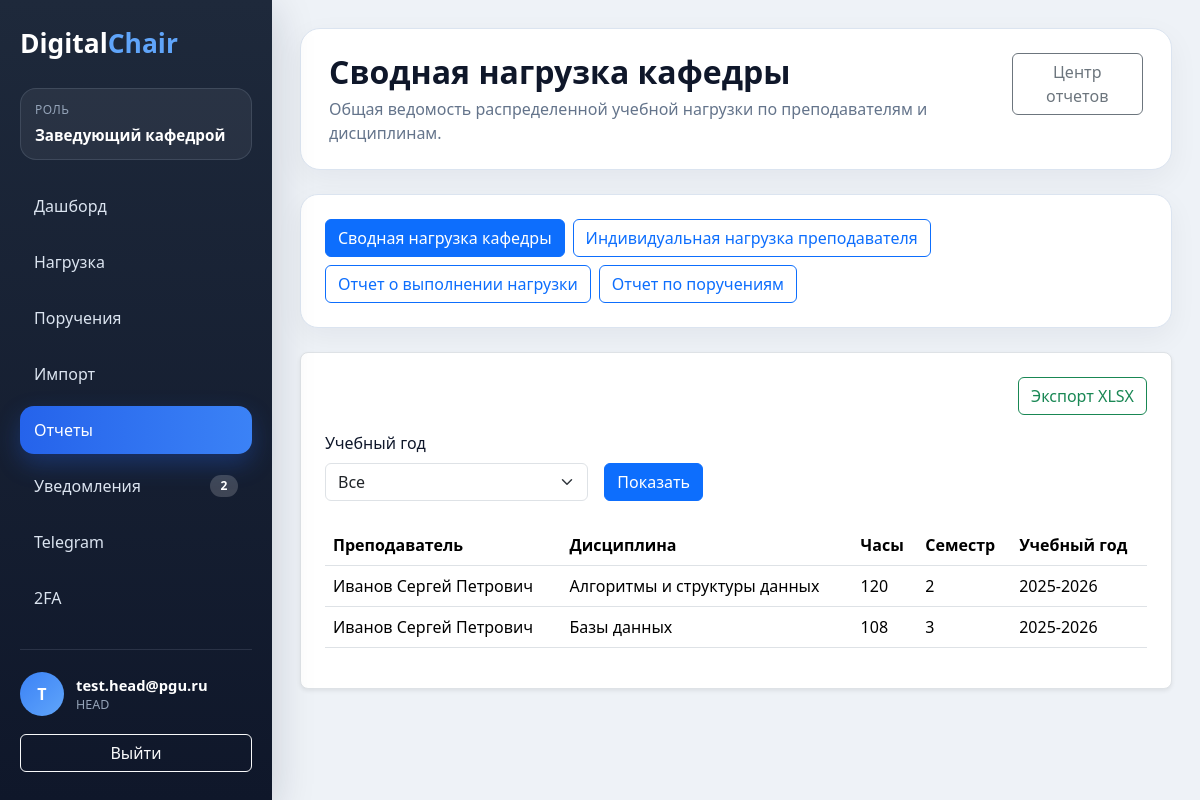
Screenshot of /reports/workload-summary/ (signed in) with the database file from the repository.
### apps/users/models.py (models this page shows, shortened)
class User(AbstractUser):
    class Roles(models.TextChoices):
        ADMIN = 'ADMIN', 'Администратор'
        HEAD = 'HEAD', 'Заведующий кафедрой'
        TEACHER = 'TEACHER', 'Преподаватель'
        STUDENT = 'STUDENT', 'Студент'
        STUDY_MASTER = 'STUDY_MASTER', 'Учебный мастер'
    username = models.CharField(
        max_length=150,
        unique=True
    )
    email = models.EmailField(
        unique=True
    )
    role = models.CharField(
        max_length=30,
        choices=Roles.choices,
        default=Roles.TEACHER
    )
    phone = models.CharField(
        max_length=20,
        blank=True,
        null=True
    )
    telegram_id = models.CharField(
        max_length=100,
        blank=True,
        null=True
    )
    telegram_bind_code = models.CharField(
        max_length=20,
        blank=True,
        null=True
    )
    telegram_bind_code_created_at = models.DateTimeField(
        blank=True,
        null=True
    )
    is_2fa_enabled = models.BooleanField(
        default=False
    )
    totp_secret = models.CharField(
        max_length=64,
        blank=True,
        null=True
    )
    USERNAME_FIELD = 'email'
    REQUIRED_FIELDS = []
    objects = UserManager()

### apps/workload/models.py (models this page shows, shortened)
class WorkloadAssignment(models.Model):
    plan = models.ForeignKey(
        WorkloadPlan,
        on_delete=models.CASCADE,
        related_name='assignments',
        blank=True,
        null=True
    )
    teacher = models.ForeignKey(
        Teacher,
        on_delete=models.CASCADE,
        related_name='workloads'
    )
    subject = models.ForeignKey(
        Subject,
        on_delete=models.CASCADE,
        related_name='workloads'
    )
    academic_year = models.CharField(
        max_length=20,
        default='2025-2026'
    )
    semester = models.PositiveIntegerField()
    assigned_hours = models.PositiveIntegerField()
    notes = models.TextField(
        blank=True,
        null=True
    )
    created_at = models.DateTimeField(
        auto_now_add=True
    )

### apps/core/models.py (models this page shows, shortened)
class Teacher(models.Model):
    POSITION_CHOICES = [
        ('assistant', 'Ассистент'),
        ('senior_teacher', 'Старший преподаватель'),
        ('docent', 'Доцент'),
        ('professor', 'Профессор'),
    ]
    user = models.OneToOneField(
        settings.AUTH_USER_MODEL,
        on_delete=models.CASCADE,
        related_name='teacher_profile'
    )
    full_name = models.CharField(
        max_length=255
    )
    position = models.CharField(
        max_length=50,
        choices=POSITION_CHOICES
    )
    academic_degree = models.CharField(
        max_length=255,
        blank=True,
        null=True
    )
    rate = models.DecimalField(
        max_digits=3,
        decimal_places=1,
        default=1.0
    )
    max_hours = models.PositiveIntegerField(
        default=900
    )

class Subject(models.Model):
    CONTROL_CHOICES = [
        ('exam', 'Экзамен'),
        ('test', 'Зачет'),
        ('coursework', 'Курсовая работа'),
    ]
    name = models.CharField(
        max_length=255
    )
    hours = models.PositiveIntegerField()
    semester = models.PositiveIntegerField()
    control_type = models.CharField(
        max_length=50,
        choices=CONTROL_CHOICES
    )

### apps/reports/views.py (the view)
@login_required(login_url='/login/')
@workload_reports_required
@never_cache
def workload_summary_report_view(request):
    return render_report_page(
        request,
        'reports/workload_summary.html',
        get_workload_summary_context(request),
        active_report='workload-summary'
    )

### apps/reports/views.py (called while the page is built)
def role_required(*roles):
    return user_passes_test(
        lambda user: user.is_authenticated and user.role in roles,
        login_url='/login/'
    )

def get_dashboard_url(user):
    if user.role == User.Roles.ADMIN:
        return '/admin-dashboard/'
    if user.role == User.Roles.HEAD:
        return '/head-dashboard/'
    if user.role == User.Roles.STUDY_MASTER:
        return '/study-dashboard/'
    return '/teacher-dashboard/'

def get_report_links(user):
    report_links = []
    for report_key in (
        'workload-summary',
        'teacher-workload',
        'workload-execution',
        'tasks',
        'contingent',
    ):
        report = REPORT_DEFINITIONS[report_key]
        if user.role in report['roles']:
            report_links.append({
                'key': report_key,
                'title': report['title'],
                'description': report['description'],
                'url': report['url']
            })
    return report_links

def build_base_context(request, active_report=None):
    return {
        'dashboard_url': get_dashboard_url(request.user),
        'report_links': get_report_links(request.user),
        'active_report': active_report,
        'current_query_string': request.GET.urlencode(),
    }

def render_report_page(request, template_name, context=None, active_report=None):
    page_context = build_base_context(
        request,
        active_report=active_report
    )
    if context:
        page_context.update(context)
    return render(
        request,
        template_name,
        page_context
    )

### templates/reports/workload_summary.html (shortened to what this page needs)
{% extends 'reports/base.html' %}
{% block report_content %}
    <div class="bg-white border rounded-3 p-4 shadow-sm">
        <div class="d-flex justify-content-end mb-3">
            <a href="/reports/workload-summary/export/xlsx/{% if current_query_string %}?{{ current_query_string }}{% endif %}"
               class="btn btn-outline-success">
                Экспорт XLSX
            </a>
        </div>
        <form method="get"
              class="row g-3 align-items-end mb-4">
            <div class="col-md-4">
                <label for="academic_year"
                       class="form-label">
                    Учебный год
                </label>
                <select name="academic_year"
                        id="academic_year"
                        class="form-select">
                    <option value="">Все</option>
                </select>
            </div>
            <div class="col-md-auto">
                <button type="submit"
                        class="btn btn-primary">
                    Показать
                </button>
            </div>
        </form>
        <div class="table-responsive">
            <table class="table align-middle">
                <thead>
                <tr>
                    <th>Преподаватель</th>
                    <th>Дисциплина</th>
                    <th>Часы</th>
                    <th>Семестр</th>
                    <th>Учебный год</th>
                </tr>
                </thead>
                <tbody>
                {% for assignment in assignments %}
                    <tr>
                        <td>{{ assignment.teacher.full_name }}</td>
                        <td>{{ assignment.subject.name }}</td>
                        <td>{{ assignment.assigned_hours }}</td>
                        <td>{{ assignment.semester }}</td>
                        <td>{{ assignment.academic_year }}</td>
                    </tr>
                {% endfor %}
                </tbody>
            </table>
        </div>
    </div>
{% endblock %}

### templates/base/base.html (shortened to what this page needs)
<!DOCTYPE html>
<html lang="ru">
<head>
    <link href="https://cdn.jsdelivr.net/npm/bootstrap@5.3.3/dist/css/bootstrap.min.css"
          rel="stylesheet">
</head>
<body>
{% if request.user.is_authenticated %}
    <div class="app-shell">
        <aside class="app-sidebar">
            <h1 class="app-logo">Digital<span>Chair</span></h1>
            <div class="app-role">
                <span class="app-role-label">Роль</span>
                <span class="app-role-value">{{ ui_role_label }}</span>
            </div>
            <nav class="app-nav">
                {% for item in ui_navigation_items %}
                    <a href="{{ item.url }}"
                       class="app-nav-link{% if item.is_active %} active{% endif %}">
                        <span>{{ item.label }}</span>
                        {% if item.badge %}
                            <span class="app-nav-badge">{{ item.badge }}</span>
                        {% endif %}
                    </a>
                {% endfor %}
            </nav>
            <div class="app-sidebar-footer">
                <div class="app-user">
                    <div class="app-user-avatar">
                        {{ request.user.email|first|upper }}
                    </div>
                    <div>
                        <div class="app-user-email">{{ request.user.email }}</div>
                        <div class="app-user-role">{{ request.user.role }}</div>
                    </div>
                </div>
                <a href="/logout/" class="btn btn-outline-light w-100">Выйти</a>
            </div>
        </aside>
        <main class="app-main">
            <header class="app-page-header">
                <div>
                    <h1 class="app-page-title">{% block page_title %}DigitalChair{% endblock %}</h1>
                    {% block page_subtitle %}{% endblock %}
                </div>
                <div class="app-toolbar">
                    {% block page_actions %}{% endblock %}
                </div>
            </header>
            {% block content %}{% endblock %}
        </main>
    </div>
{% else %}
    {% block anonymous_content %}{% endblock %}
{% endif %}
</body>
</html>

### rows the page displays
User: user.email|first "T", user.email "test.head@pgu.ru", user.role "HEAD"
WorkloadAssignment: teacher.full_name "Иванов Сергей Петрович", subject.name "Алгоритмы и структуры данных", assigned_hours "120", semester "2", academic_year "2025-2026"
WorkloadAssignment: teacher.full_name "Иванов Сергей Петрович", subject.name "Базы данных", assigned_hours "108", semester "3", academic_year "2025-2026"

### other values shown
{{ ui_role_label }} "Заведующий кафедрой"
{{ item.label }} "Дашборд" "Нагрузка" "Поручения" "Импорт" "Отчеты" "Уведомления" "Telegram" "2FA"
{{ item.badge }} "2"
{{ title }} "Сводная нагрузка кафедры"
{{ description }} "Общая ведомость распределенной учебной нагрузки по преподавателям и дисциплинам."
{{ link.title }} "Сводная нагрузка кафедры" "Индивидуальная нагрузка преподавателя" "Отчет о выполнении нагрузки" "Отчет по поручениям"
